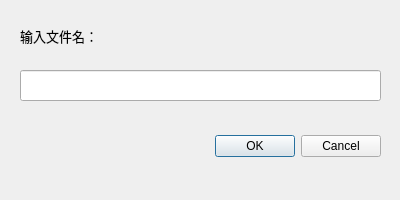
<?xml version="1.0" encoding="UTF-8"?>
<ui version="4.0">
 <class>dialog</class>
 <widget class="QDialog" name="dialog">
  <property name="geometry">
   <rect>
    <x>0</x>
    <y>0</y>
    <width>400</width>
    <height>200</height>
   </rect>
  </property>
  <property name="windowTitle">
   <string>新建文件</string>
  </property>
  <widget class="QDialogButtonBox" name="buttonBox">
   <property name="geometry">
    <rect>
     <x>20</x>
     <y>130</y>
     <width>361</width>
     <height>32</height>
    </rect>
   </property>
   <property name="orientation">
    <enum>Qt::Horizontal</enum>
   </property>
   <property name="standardButtons">
    <set>QDialogButtonBox::Cancel|QDialogButtonBox::Ok</set>
   </property>
  </widget>
  <widget class="QLineEdit" name="lineEdit">
   <property name="geometry">
    <rect>
     <x>20</x>
     <y>70</y>
     <width>361</width>
     <height>31</height>
    </rect>
   </property>
   <property name="font">
    <font>
     <family>SimSun-ExtB</family>
     <pointsize>10</pointsize>
    </font>
   </property>
  </widget>
  <widget class="QLabel" name="label">
   <property name="geometry">
    <rect>
     <x>20</x>
     <y>20</y>
     <width>351</width>
     <height>31</height>
    </rect>
   </property>
   <property name="font">
    <font>
     <family>Agency FB</family>
     <pointsize>10</pointsize>
    </font>
   </property>
   <property name="text">
    <string>输入文件名：</string>
   </property>
   <property name="textFormat">
    <enum>Qt::AutoText</enum>
   </property>
  </widget>
 </widget>
 <resources/>
 <connections>
  <connection>
   <sender>buttonBox</sender>
   <signal>accepted()</signal>
   <receiver>dialog</receiver>
   <slot>accept()</slot>
   <hints>
    <hint type="sourcelabel">
     <x>248</x>
     <y>254</y>
    </hint>
    <hint type="destinationlabel">
     <x>157</x>
     <y>274</y>
    </hint>
   </hints>
  </connection>
  <connection>
   <sender>buttonBox</sender>
   <signal>rejected()</signal>
   <receiver>dialog</receiver>
   <slot>reject()</slot>
   <hints>
    <hint type="sourcelabel">
     <x>316</x>
     <y>260</y>
    </hint>
    <hint type="destinationlabel">
     <x>286</x>
     <y>274</y>
    </hint>
   </hints>
  </connection>
 </connections>
</ui>
